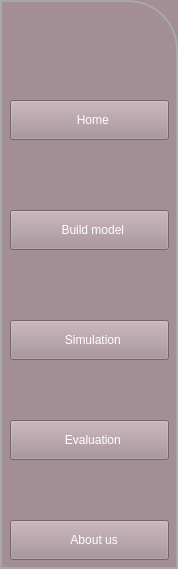
           <widget class="QFrame" name="frame_4">
            <property name="sizePolicy">
             <sizepolicy hsizetype="Expanding" vsizetype="Preferred">
              <horstretch>1</horstretch>
              <verstretch>0</verstretch>
             </sizepolicy>
            </property>
            <property name="styleSheet">
             <string notr="true">QFrame {
    background-color: rgb(163, 142, 149); /* 背景颜色 */
    border-top-right-radius: 50px; /* 右上角圆角 */
    border: 2px solid #a8a8a8; /* 边框 */
    box-shadow: 5px 0 10px rgba(0, 0, 0, 0.5); /* 右侧边框的阴影，水平偏移量增加，模糊半径增加 */
}


</string>
            </property>
            <property name="frameShape">
             <enum>QFrame::StyledPanel</enum>
            </property>
            <property name="frameShadow">
             <enum>QFrame::Raised</enum>
            </property>
            <widget class="QPushButton" name="pushButton_2">
             <property name="geometry">
              <rect>
               <x>10</x>
               <y>100</y>
               <width>159</width>
               <height>40</height>
              </rect>
             </property>
             <property name="minimumSize">
              <size>
               <width>0</width>
               <height>40</height>
              </size>
             </property>
             <property name="styleSheet">
              <string notr="true">color: rgb(255, 255, 255);
font: 12pt &quot;Arial&quot;;
background-color: rgb(163, 142, 149);</string>
             </property>
             <property name="text">
              <string>  Home</string>
             </property>
             <property name="icon">
              <iconset>
               <normaloff>C:/Users/11/Downloads/house.png</normaloff>C:/Users/11/Downloads/house.png</iconset>
             </property>
            </widget>
            <widget class="QPushButton" name="pushButton_3">
             <property name="geometry">
              <rect>
               <x>10</x>
               <y>210</y>
               <width>159</width>
               <height>40</height>
              </rect>
             </property>
             <property name="minimumSize">
              <size>
               <width>0</width>
               <height>40</height>
              </size>
             </property>
             <property name="styleSheet">
              <string notr="true">color: rgb(255, 255, 255);
font: 12pt &quot;Arial&quot;;
background-color: rgb(163, 142, 149);</string>
             </property>
             <property name="text">
              <string>  Build model</string>
             </property>
             <property name="icon">
              <iconset>
               <normaloff>C:/Users/11/Downloads/left-indentation-option.png</normaloff>C:/Users/11/Downloads/left-indentation-option.png</iconset>
             </property>
             <property name="iconSize">
              <size>
               <width>16</width>
               <height>16</height>
              </size>
             </property>
            </widget>
            <widget class="QPushButton" name="pushButton_5">
             <property name="geometry">
              <rect>
               <x>10</x>
               <y>320</y>
               <width>159</width>
               <height>40</height>
              </rect>
             </property>
             <property name="minimumSize">
              <size>
               <width>0</width>
               <height>40</height>
              </size>
             </property>
             <property name="styleSheet">
              <string notr="true">color: rgb(255, 255, 255);
font: 12pt &quot;Arial&quot;;
background-color: rgb(163, 142, 149);</string>
             </property>
             <property name="text">
              <string>  Simulation</string>
             </property>
             <property name="icon">
              <iconset>
               <normaloff>C:/Users/11/Downloads/sort-by-attributes-interface-button-option.png</normaloff>C:/Users/11/Downloads/sort-by-attributes-interface-button-option.png</iconset>
             </property>
            </widget>
            <widget class="QPushButton" name="pushButton_4">
             <property name="geometry">
              <rect>
               <x>10</x>
               <y>420</y>
               <width>159</width>
               <height>40</height>
              </rect>
             </property>
             <property name="minimumSize">
              <size>
               <width>0</width>
               <height>40</height>
              </size>
             </property>
             <property name="styleSheet">
              <string notr="true">color: rgb(255, 255, 255);
font: 12pt &quot;Arial&quot;;
background-color: rgb(163, 142, 149);</string>
             </property>
             <property name="text">
              <string>  Evaluation</string>
             </property>
             <property name="icon">
              <iconset>
               <normaloff>C:/Users/11/Downloads/foursquare-button.png</normaloff>C:/Users/11/Downloads/foursquare-button.png</iconset>
             </property>
            </widget>
            <widget class="QPushButton" name="pushButton_6">
             <property name="geometry">
              <rect>
               <x>10</x>
               <y>520</y>
               <width>159</width>
               <height>40</height>
              </rect>
             </property>
             <property name="minimumSize">
              <size>
               <width>0</width>
               <height>40</height>
              </size>
             </property>
             <property name="styleSheet">
              <string notr="true">color: rgb(255, 255, 255);
font: 12pt &quot;Arial&quot;;
background-color: rgb(163, 142, 149);</string>
             </property>
             <property name="text">
              <string>   About us</string>
             </property>
             <property name="icon">
              <iconset>
               <normaloff>C:/Users/11/Downloads/envelope-of-white-paper.png</normaloff>C:/Users/11/Downloads/envelope-of-white-paper.png</iconset>
             </property>
            </widget>
           </widget>
